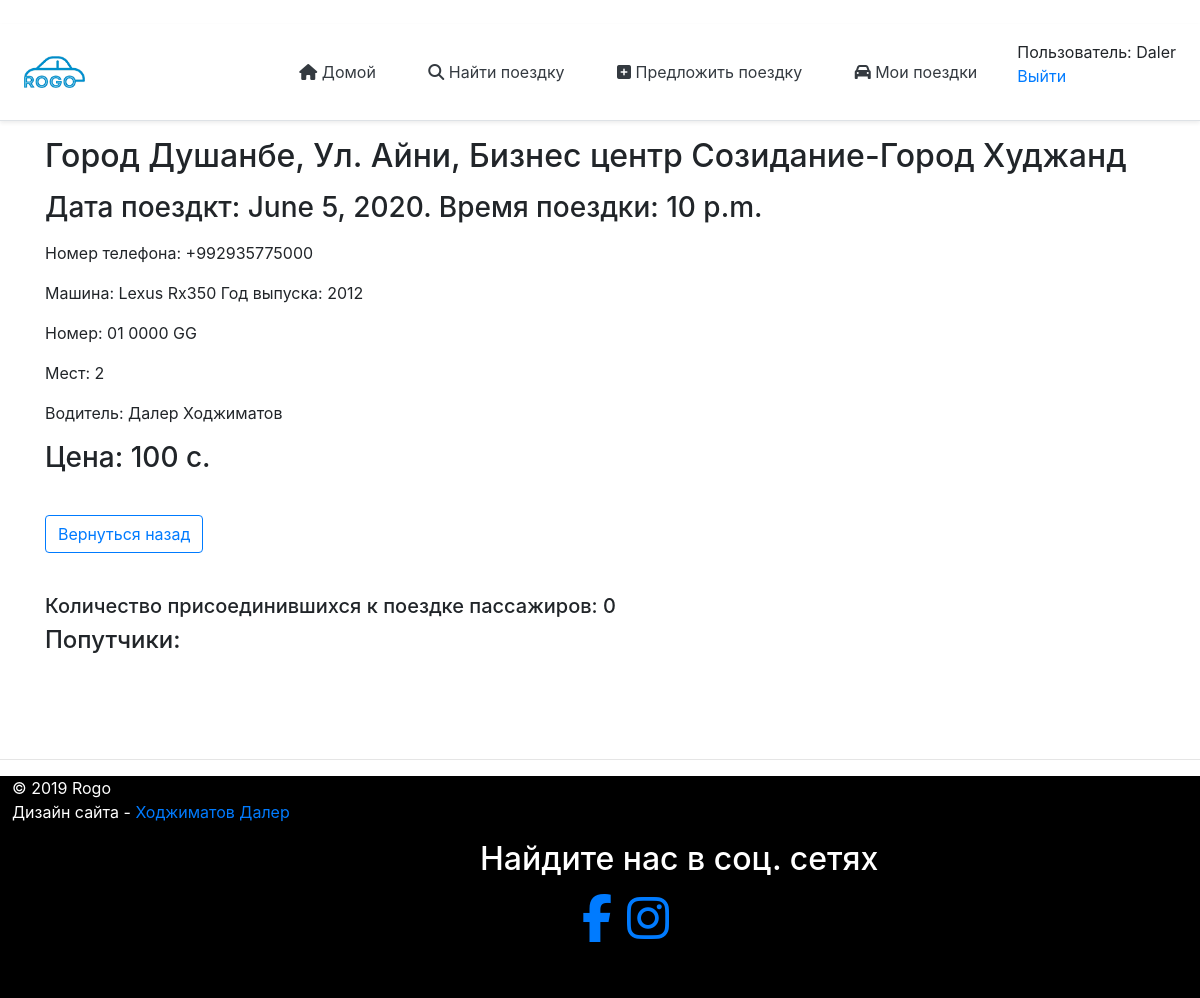
/rides/1/ (signed in), run on an earlier commit of the app's database.
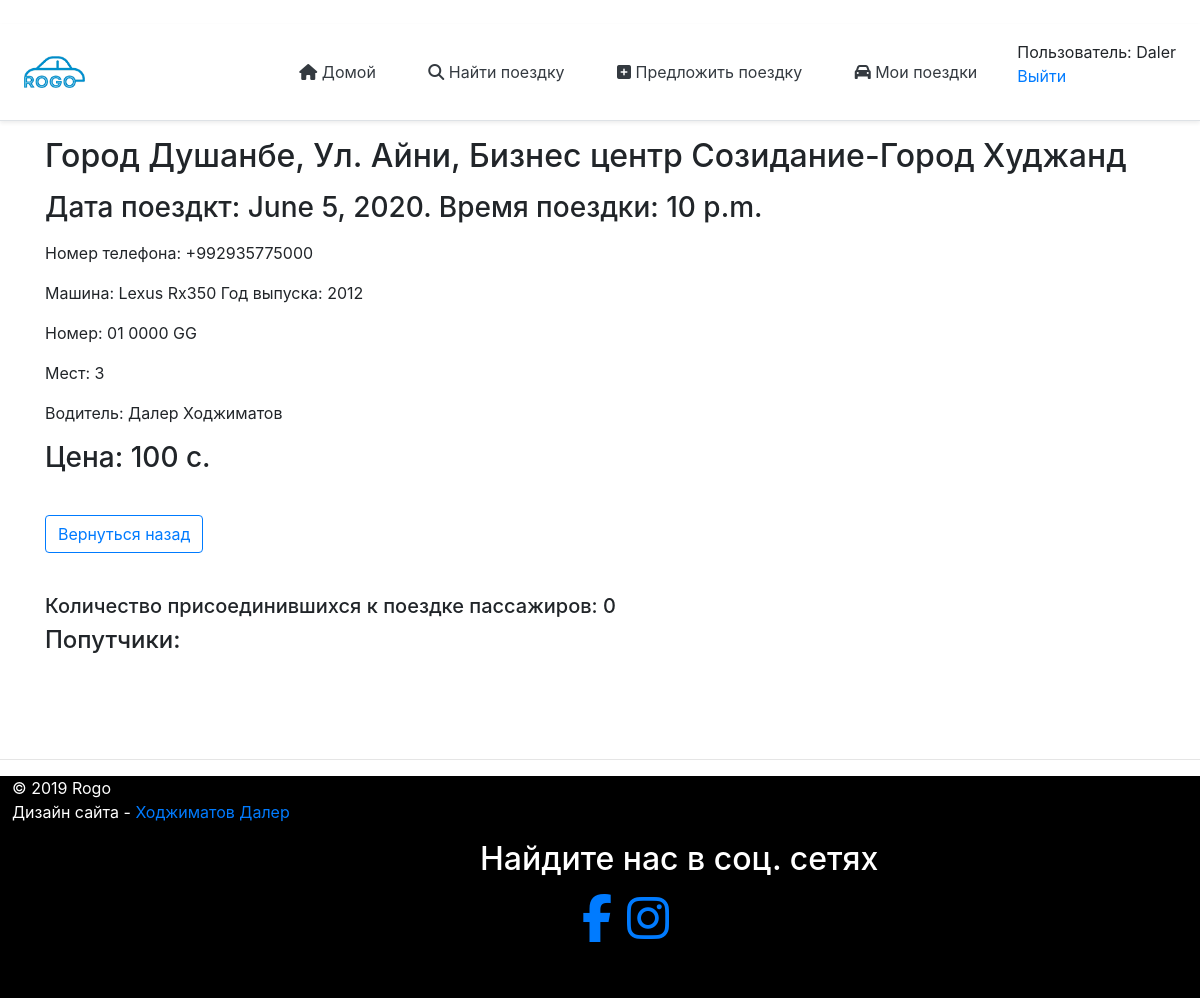
And on a later commit of the database.
### rides/models.py (models this page shows, shortened)
class Rides(models.Model):
    author = models.ForeignKey(User, on_delete = models.CASCADE, verbose_name = 'Создатель поездки', blank = True, null = True)
    date_create = models.DateTimeField(null=True, blank = True, verbose_name = 'Дата создания')
    pick_up_location = models.CharField(max_length=120, verbose_name='Место сбора')
    drop_location = models.CharField(max_length=120, verbose_name='Пункт назначения')
    total_rides = models.IntegerField(verbose_name='Количество пассажиров(мин=1, макс=10)', validators=[MaxValueValidator(10),MinValueValidator(1)])
    date = models.DateField(verbose_name='Дата(дд.мм.гг)')
    time= models.TimeField(verbose_name='Время(ч:м)',auto_now=False, auto_now_add=False, null=True)
    price = models.CharField(max_length=120,verbose_name='Цена (с.)', default='')
    car = models.CharField(max_length=120,default='',verbose_name='Марка авто')
    car_number = models.CharField(max_length=12, verbose_name = 'Номер машины (01 0000 GG)', default = '')
    car_year_issue = models.CharField(max_length=4, verbose_name='Год выпуска машины', default = '')
    phone_number = models.CharField(max_length=15, default='', verbose_name='Номер телефона (используйте в начале код страны)')
    class Meta:
        verbose_name='Поездку' # отображение нужного названия в админ панели при редактировании
        verbose_name_plural='Поездки' # отображенпие нужного названия в панели админа

### rides/views.py (the view, shortened to what this page needs)
# urls.py: path('<int:pk>/',views.HomeDetailView.as_view(),name='ride_page'),
class HomeDetailView(CustomSuccssMessageMixin,FormMixin,DetailView):
    model = Rides
    form_class = JoinForm
    template_name = 'rides/ride.html'
    context_object_name = 'getRide'
    success_msg = 'Вы присоединилтсь к поездке.'

### rides/templates/rides/ride.html (shortened to what this page needs)
{% extends "rides/index.html" %}
{% block content %}
    <div class="container" style="padding-bottom:80px">
        <h2>{{getRide.pick_up_location}}-{{getRide.drop_location}}</h2>
        <p><h3>Дата поездкт: {{getRide.date}}. Время поездки: {{getRide.time}}</h3></p>
        <p>Номер телефона: {{getRide.phone_number}}</p>
        <p>Машина: {{getRide.car}} Год выпуска: {{getRide.car_year_issue}}</p>
        <p>Номер: {{getRide.car_number}}</p>
        <p>Мест: {{getRide.total_rides}}</p>
        <p>Водитель: {{getRide.author.first_name}} {{getRide.author.last_name}}</p>
        <p><h3>Цена: {{getRide.price}} c.</h3></p>
        <br>
        <div>
            <a style="float:left;" class="btn btn-outline-primary" href="/rides">Вернуться назад</a>
        </div> <br />
        <h5 style="margin-top:5%">Количество присоединившихся к поездке пассажиров: {{getRide.join_rides.all.count}}</h5>
        {% if request.user == getRide.author %}
        <h4>Попутчики:</h4>
        {% endif %}
    </div>
{% endblock %}

### rides/templates/rides/index.html (shortened to what this page needs)
﻿<html xmlns="http://www.w3.org/1999/xhtml">
<head>
    {% load static %}
    <link rel="stylesheet" href="https://stackpath.bootstrapcdn.com/bootstrap/4.4.1/css/bootstrap.min.css">
    <link href="/docs/4.4/dist/css/bootstrap.min.css" rel="stylesheet">
</head>
<body>
    <main>
        <div class="d-flex flex-column flex-md-row align-items-center p-3 px-md-4 mb-3 bg-white border-bottom shadow-sm">
            <a href="{% url 'index' %}"><img style="max-width: 65%" src="{% static 'mainApp/image/rogo.png' %}" /></a>
            <nav class="my-2 my-md-0 mr-md-3">
                <a class="px-md-4 text-dark" href="{% url 'index' %}"><i class="fas fa-home"></i> Домой</a>
                <a class="px-md-4 text-dark" href="/rides"><i class="fas fa-search"></i> Найти поездку</a>
                <a class="px-md-4 text-dark" href="{% url 'offerRide' %}"><i class="fas fa-plus-square"></i> Предложить поездку</a>
                {% if user.is_authenticated %}
                <a class="px-md-4 text-dark" href="{% url 'myRides' %}"><i class="fas fa-car"></i> Мои поездки</a>
                {% endif %}
            </nav>
            {% block sidebar %}
            <ul class="sidebar-nav">
                {% if user.is_authenticated %}
                <li>Пользователь: {{ user.get_username }}</li>
                <li><a href="{% url 'logout'%}?next={{request.path}}">Выйти</a></li>
                {% else %}
                <li><a class="btn btn-outline-primary" href="{% url 'login'%}?next={{request.path}}">Войти</a></li>
                {% url 'register' as url_register %}
                <li><a class="btn btn-outline-primary" href="{% url 'register' %}">Регистрация</a></li>
                {% endif %}
            </ul>
            {% endblock %}
        </div>
        {% if user.is_authenticated %}
        {% block content %}
        {% endblock %}
        {% else %}
        <h1 class="alert" style="height:50%; position:center;">Авторизуйтесь, чтобы увидеть содержимое страницы!</h1>
        {% endif %}
        <hr class="featurette-divider">
        <footer style="background-color: black; color: white; max-width:100%; padding-bottom: 40px; bottom: 0;box-sizing: border-box; width:100%;">
            <p style="padding-left:1%">
                © 2019 Rogo
                <br />
                Дизайн сайта - <a style="text-decoration: none;" href="https://www.instagram.com/daler_hojimatov/?hl=ru">Ходжиматов Далер</a>
            </p>
            <div style="margin-left:40%; max-width:50%;">
                <p class="float-center"><h2><span>Найдите нас в соц. сетях</span></h2></p>
                <ul style="margin-left: 17%">
                    <li style="float:left;"><a target="_blank" href="https://www.facebook.com/rogo.tj"><i class="fa fa-3x fa-facebook"></i></a></li>
                    <li><a style="margin-left: 15px;" target="_blank" href="https://www.instagram.com/rogo.tj/"><i class="fa fa-3x fa-instagram"></i></a></li>
                </ul>
            </div>
        </footer>
    </main>
</body>
</html>

### rides/templates/rides/index.html (style rules this page uses)
li { list-style-type: none; }
ul { margin-left: 0; padding-left: 0; }

What changed in the data, as far as the page shows it:
changed Rides "Город Душанбе, Ул. Айни, Бизнес центр Созидание": total_rides "2" → "3"
